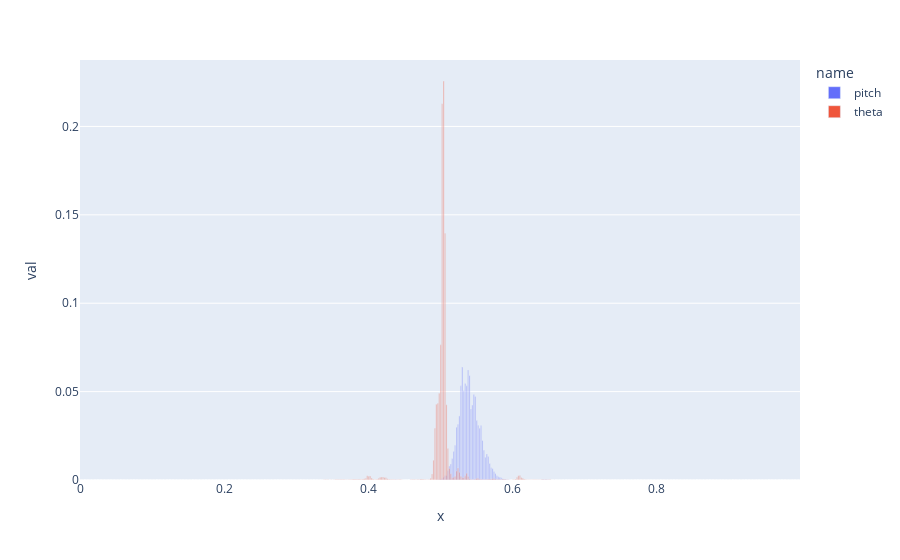

Notebook code cell kept with this figure:
### Code cell
import pandas as pd
import plotly.express as px

pitch = x_pitch.softmax(1).squeeze().cpu().numpy()
theta = x_theta.softmax(1).squeeze().cpu().numpy()

val = np.concatenate([pitch, theta], axis=0)
x = np.concatenate([np.linspace(0, 1, len(pitch), endpoint=False), 
                    np.linspace(0, 1, len(theta), endpoint=False)])
name = np.concatenate([np.full(len(pitch), "pitch"), np.full(len(theta), "theta")])

df = pd.DataFrame({"x": x, "val": val, "name": name})
px.bar(df, x="x", y="val", color="name", barmode="overlay")

### Figure 1 — Plotly figure (JSON) as saved in the notebook; plotly's stock layout.template omitted (floating-point values rounded to 4 significant figures; data arrays with more than 128 entries replaced by an {"elided": "..."} marker saying what was removed)
{"data": [{"alignmentgroup": "True", "hovertemplate": "name=pitch<br>x=%{x}<br>val=%{y}<extra></extra>", "legendgroup": "pitch", "marker": {"color": "#636efa", "opacity": 0.5, "pattern": {"shape": ""}}, "name": "pitch", "offsetgroup": "pitch", "orientation": "v", "showlegend": true, "textposition": "auto", "type": "bar", "x": {"elided": "500 float values"}, "xaxis": "x", "y": {"elided": "500 float values"}, "yaxis": "y"}, {"alignmentgroup": "True", "hovertemplate": "name=theta<br>x=%{x}<br>val=%{y}<extra></extra>", "legendgroup": "theta", "marker": {"color": "#EF553B", "opacity": 0.5, "pattern": {"shape": ""}}, "name": "theta", "offsetgroup": "theta", "orientation": "v", "showlegend": true, "textposition": "auto", "type": "bar", "x": {"elided": "500 float values"}, "xaxis": "x", "y": {"elided": "500 float values"}, "yaxis": "y"}], "layout": {"barmode": "overlay", "legend": {"title": {"text": "name"}, "tracegroupgap": 0}, "margin": {"t": 60}, "xaxis": {"anchor": "y", "domain": [0, 1], "title": {"text": "x"}}, "yaxis": {"anchor": "x", "domain": [0, 1], "title": {"text": "val"}}}}
